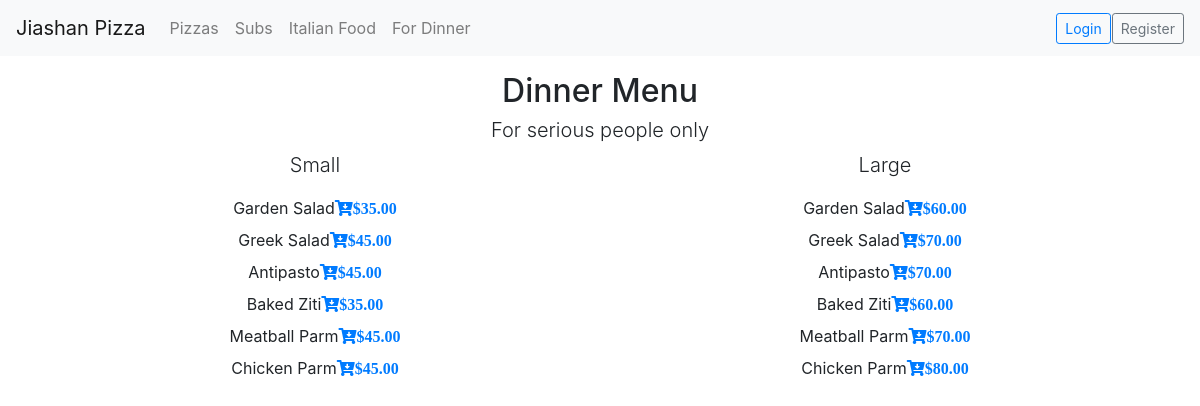
Before: /dinner with the older database file.
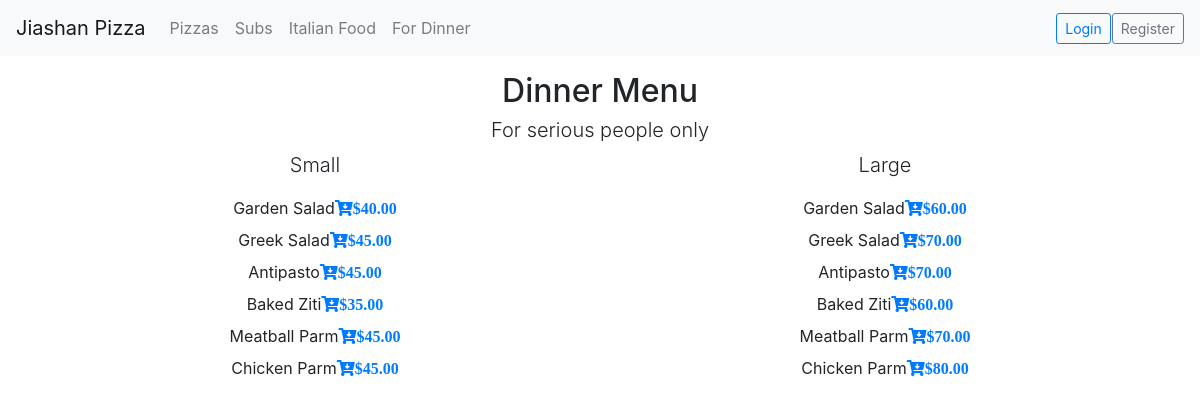
After: the same page with the newer database file.
### orders/models.py (models this page shows, shortened)
class DinnerPlatter (models.Model):
    name = models.CharField(max_length=64)
    size = models.CharField(max_length=5)
    price = models.DecimalField(max_digits=5, decimal_places=2)

### orders/views.py (the view)
# urls.py: path("dinner", views.dinner, name="dinner"),
def dinner(request):
    dinner = DinnerPlatter.objects.all()
    context = {
    "user": request.user,
    "dinner": dinner,
    }
    return render(request, "orders/dinner.html", context)

### orders/templates/orders/dinner.html (shortened to what this page needs)
{% extends "orders/base.html" %}
{% block body %}
<div class="container text-center">
  <div class="row justify-content-center margin-top">
    <div class="col-4">
      <h2>Dinner Menu</h2>
      <h4 class="lead">For serious people only</h4>
    </div>
  </div>
  <div class="row">
    {% regroup dinner|dictsortreversed:"size" by size as size_list %}
    {% for si in size_list %}
    <div class="col">
      <p class="lead">{{si.grouper}}</p>
      <dl class="text-center Capitalize">
        {% for s in si.list%}
        <dd class="item">{{ s.name }}<a href="#" data-type='dinner' data-order='{"ID":"{{s.id}}", "size":"{{s.size}}", "name":"{{s.name}}", "subofsub":"{{s.subofsub}}", "price":{{s.price}}}' class="fas fa-cart-arrow-down new-order">${{s.price}}</a></dd>
        {% endfor %}
      </dl>
    </div>
    {% endfor %}
  </div>
</div>
{% endblock %}

Changed rows visible on the page:
changed DinnerPlatter "Small": price "35.00" → "40.00"
